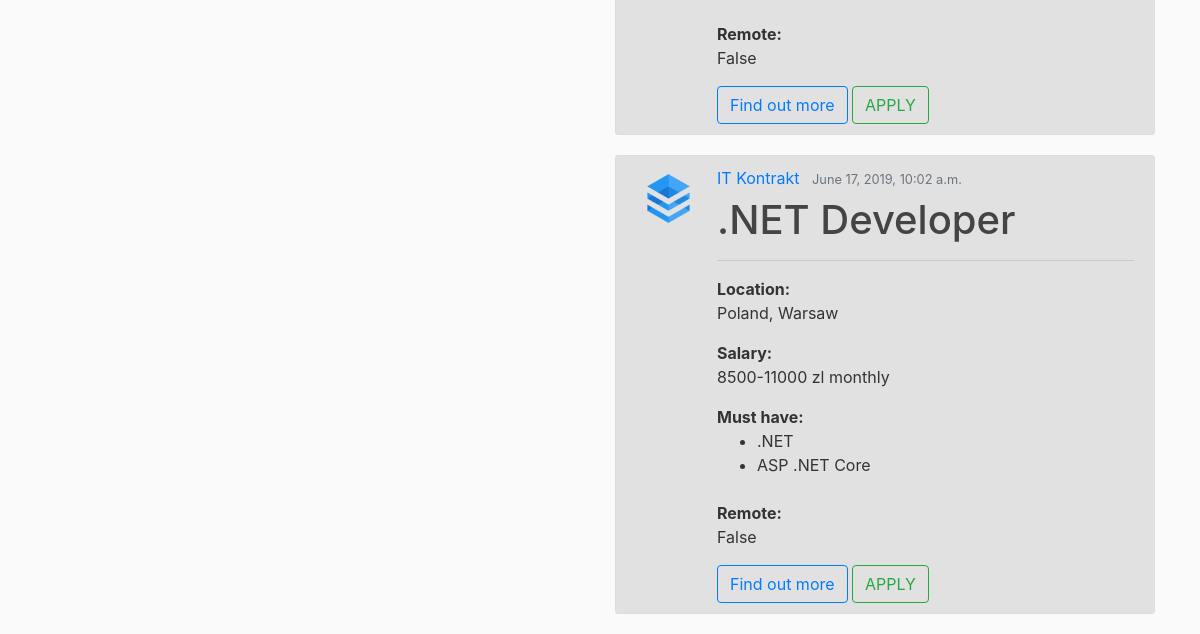
/search/ (lower part), run on an earlier commit of the app's database.
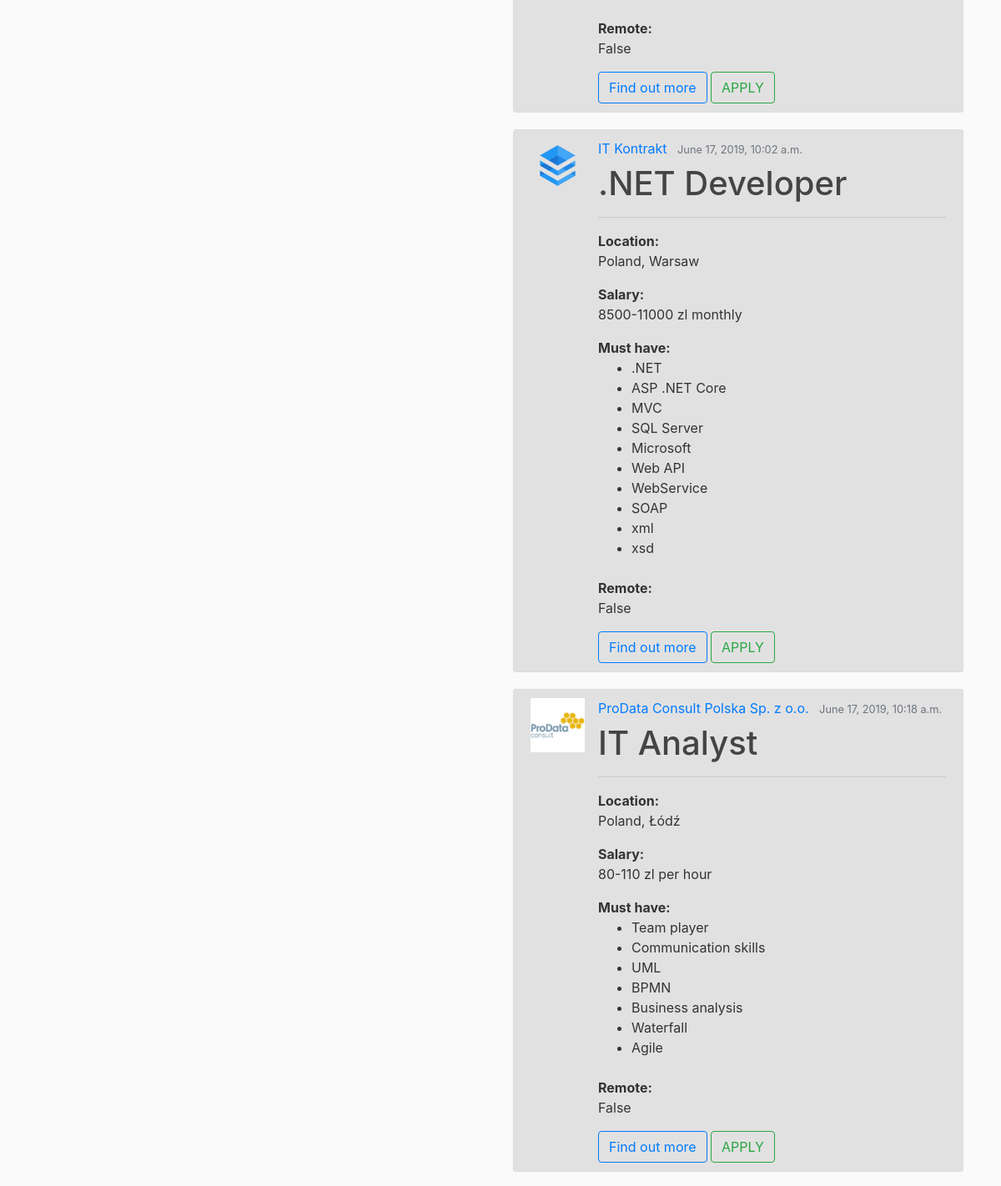
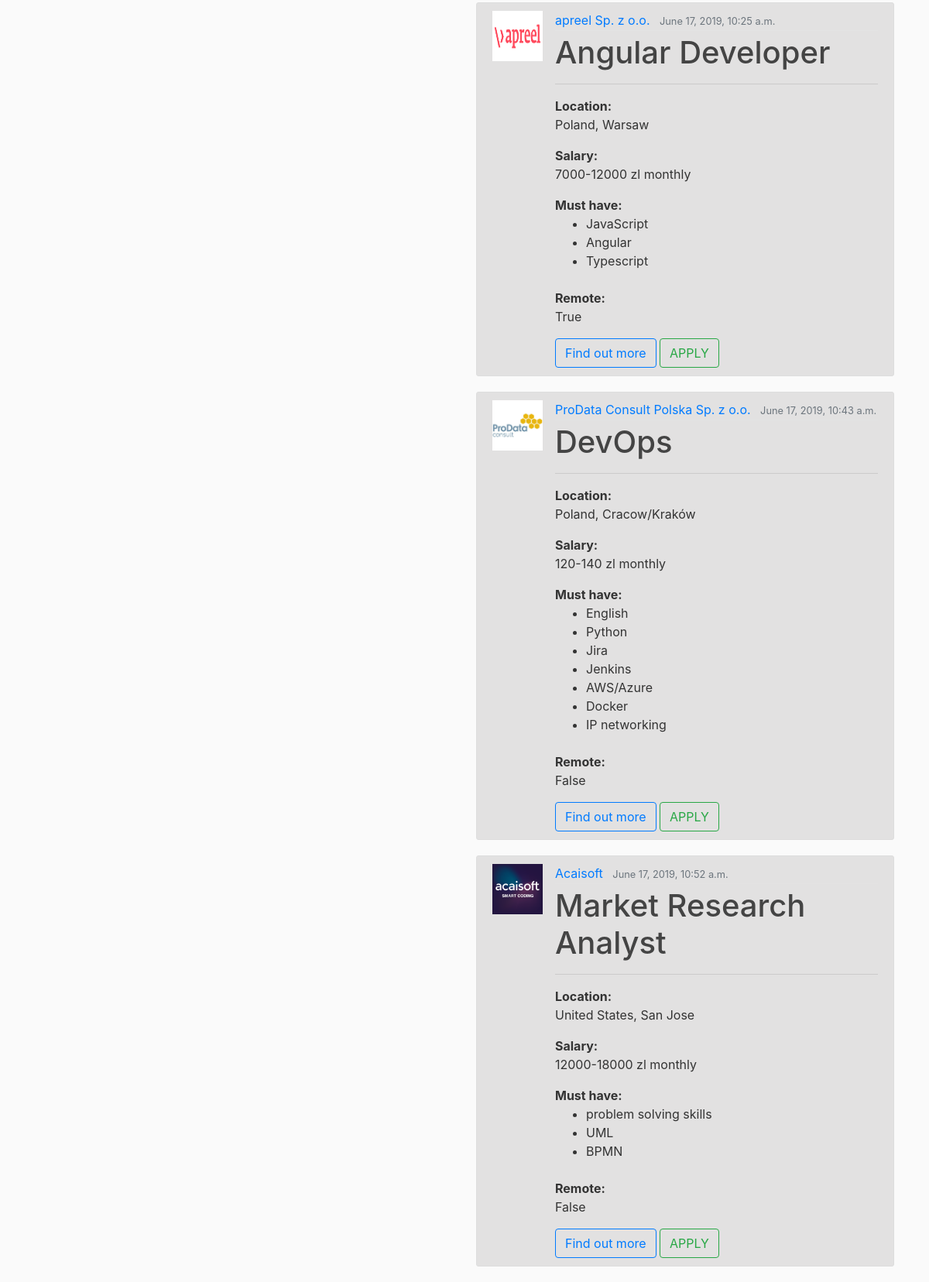
And on a later commit of the database (2 pictures, top to bottom).
### offerts/models.py (models this page shows, shortened)
class Offert(models.Model):
    author = models.ForeignKey(User, on_delete=models.CASCADE)
    position = models.CharField(max_length = 100)
    agency = models.ForeignKey(Agency, on_delete=models.CASCADE)
    remote = models.BooleanField(default=False)
    sal_types = (
        ('H', 'per hour'),
        ('M', 'monthly'),
    )
    salary_type = models.CharField(
        max_length=1,
        choices=sal_types,
        default='M',
    )
    min_salary = models.IntegerField(default=0)
    max_salary = models.IntegerField(default=0)
    publication_date = models.DateTimeField(auto_now_add = True)
    expiration_date = models.DateField(null=True, default=None)
    must_have = models.ManyToManyField('Tag')
    nice_to_have = models.CharField(max_length = 1000)
    duties = models.CharField(max_length = 1000)
    benefits = models.CharField(max_length = 1000)
    about = models.TextField(null=True)
    '''def get_absolute_url(self):
        return reverse('offerts:application_form')'''

class Agency(models.Model):
    company = models.ForeignKey(Company, on_delete=models.CASCADE)
    country = models.CharField(max_length = 100)
    location = models.CharField(max_length = 100)
    address = models.CharField(max_length = 200)
    weppage = models.URLField(null=True)
    email = models.EmailField()
    phone = models.CharField(max_length=15)
    class Meta:
        verbose_name_plural = "Agencies"

class Company(models.Model):
    name = models.CharField(max_length = 200, unique=True)
    logo = models.ImageField(upload_to = "logos/", null=True, default=None)
    webpage = models.URLField(null=True)
    about = models.CharField(max_length = 1000)
    class Meta:
        verbose_name_plural = "Companies"

class Tag(models.Model):
    name = models.CharField(max_length = 50)
    def __str__(self):
        return self.name

### search/views.py (the view)
# urls.py: path('', OffertListView.as_view(), name = 'index'),
def index(request):
    qs = Offert.objects.all() # qs -> queryset
    tag_set = Tag.objects.all()
    position = request.GET.get('position_name')
    location = request.GET.get('location_name')
    pub_date_min = request.GET.get('pub_date_min')
    pub_date_max= request.GET.get('pub_date_max')
    min_pay= request.GET.get('pay_min')
    tag = request.GET.get('tags')
    remote = request.GET.get('remoteCheck')
    per_hour = request.GET.get('hourCheck')
    if is_valid_query(position):
        qs = qs.filter(position__icontains=position)
    if is_valid_query(location):
        qs = qs.filter(agency__location__icontains = location)
    if is_valid_query(min_pay):
        qs = qs.filter(min_salary__gte = min_pay) #gte - greater than or equal
    if is_valid_query(pub_date_min):
        qs = qs.filter(publication_date__gte = pub_date_min)
    if is_valid_query(pub_date_max):
        qs = qs.filter(publication_date__lte = pub_date_max)
    if is_valid_query(tag) and tag != "Choose...":
        qs = qs.filter(must_have__name = tag)
    if remote == 'on':
        qs = qs.filter(remote = True)
    if per_hour == 'on':
        qs = qs.filter(salary_type = 'H')
    context = {
        'queryset' : qs,
        'tag_set' : tag_set
    }
    return render(request, 'search/search.html', context)

### search/views.py (called while the page is built)
def is_valid_query(param):
    return param != '' and param is not None

### search/templates/search/search.html (shortened to what this page needs)
{% extends 'base.html' %}
{% load static %}
{% block body %}
<div class="row">
  <div class="col-md-6" id="Filter Offerts">
  </div>
  <div class="col-md-6" id="Matched Offerts">
    {% if queryset %}
    {% for offert in queryset %}
    <article class="media content-section">
      <img class="article-img" src="{{offert.agency.company.logo.url}}" alt="logo">
      <div class="media-body">
        <div class="article-metadata">
          <a class="mr-2" href='#'>{{ offert.agency.company.name }}</a>
          <small class="text-muted">{{offert.publication_date}}</small>
        </div>
        <h1><a class="article-title">{{ offert.position }}</a></h1>
        <hr>
        <p class="article-content"><strong>Location:</strong> <br> {{ offert.agency.country }}, {{offert.agency.location }}</p>
        <p class="article-content"><strong>Salary:</strong> <br> {{offert.min_salary}}-{{offert.max_salary}} zl  {{ offert.get_salary_type_display }}</p>
        <strong>Must have:</strong>
        <ul>
          {% for tag in offert.must_have.all %}
          <li>{{tag}}</li>
          {% endfor %}
        </ul><br>
        <p class="article-content"><strong>Remote:</strong> <br> {{offert.remote}}</p>
        <a href="{% url 'offerts:offert_details' offert.id %}"><button type="button" class="btn btn-outline-primary">Find out more</button></a>
        <a  href="{% url 'offerts:apply' offert.id %}"><button type="button" class="btn btn-outline-success">APPLY</button></a>
        </article>
        {% endfor %}
        {% else %}
        <h3>No offerts found.</h3>
        {% endif %}
      </div>
    </div>
    {% endblock %}

What changed in the data, as far as the page shows it:
added Tag: name "MVC", shown under Offert ".NET Developer"
added Tag: name "SQL Server", shown under Offert ".NET Developer"
added Tag: name "Microsoft", shown under Offert ".NET Developer"
added Tag: name "Web API", shown under Offert ".NET Developer"
added Tag: name "WebService", shown under Offert ".NET Developer"
added Tag: name "SOAP", shown under Offert ".NET Developer"
added Tag: name "xml", shown under Offert ".NET Developer"
added Tag: name "xsd", shown under Offert ".NET Developer"
added Offert: agency.company.logo (picture), agency.company.name "ProData Consult Polska Sp. z o.o.", publication_date "June 17, 2019, 10:18 a.m.", position "IT Analyst", agency.country "Poland", agency.location "Łódź", min_salary "80", max_salary "110", salary_type "per hour", remote "False"
now on this page (row unchanged): Tag: name "Team player", shown under "ProData Consult Polska Sp. z o.o."
now on this page (row unchanged): Tag: name "Communication skills", shown under "ProData Consult Polska Sp. z o.o."
added Tag: name "UML"
added Tag: name "BPMN"
added Tag: name "Business analysis", shown under "ProData Consult Polska Sp. z o.o."
added Tag: name "Waterfall", shown under "ProData Consult Polska Sp. z o.o."
added Tag: name "Agile", shown under "ProData Consult Polska Sp. z o.o."
added Offert: agency.company.logo (picture), agency.company.name "apreel Sp. z o.o.", publication_date "June 17, 2019, 10:25 a.m.", position "Angular Developer", agency.country "Poland", agency.location "Warsaw", min_salary "7000", max_salary "12000", salary_type "monthly", remote "True"
now on this page (row unchanged): Tag: name "JavaScript", shown under "apreel Sp. z o.o."
added Tag: name "Angular", shown under "apreel Sp. z o.o."
added Tag: name "Typescript", shown under "apreel Sp. z o.o."
added Offert: agency.company.logo (picture), agency.company.name "ProData Consult Polska Sp. z o.o.", publication_date "June 17, 2019, 10:43 a.m.", position "DevOps", agency.country "Poland", agency.location "Cracow/Kraków", min_salary "120", max_salary "140", salary_type "monthly", remote "False"
now on this page (row unchanged): Tag: name "English", shown under "ProData Consult Polska Sp. z o.o."
now on this page (row unchanged): Tag: name "Python", shown under "ProData Consult Polska Sp. z o.o."
added Tag: name "Jira", shown under "ProData Consult Polska Sp. z o.o."
added Tag: name "Jenkins", shown under "ProData Consult Polska Sp. z o.o."
added Tag: name "AWS/Azure", shown under "ProData Consult Polska Sp. z o.o."
added Tag: name "Docker", shown under "ProData Consult Polska Sp. z o.o."
added Tag: name "IP networking", shown under "ProData Consult Polska Sp. z o.o."
added Offert: agency.company.logo (picture), agency.company.name "Acaisoft", publication_date "June 17, 2019, 10:52 a.m.", position "Market Research Analyst", agency.country "United States", agency.location "San Jose", min_salary "12000", max_salary "18000", salary_type "monthly", remote "False"
now on this page (row unchanged): Tag: name "problem solving skills", shown under "Acaisoft"
